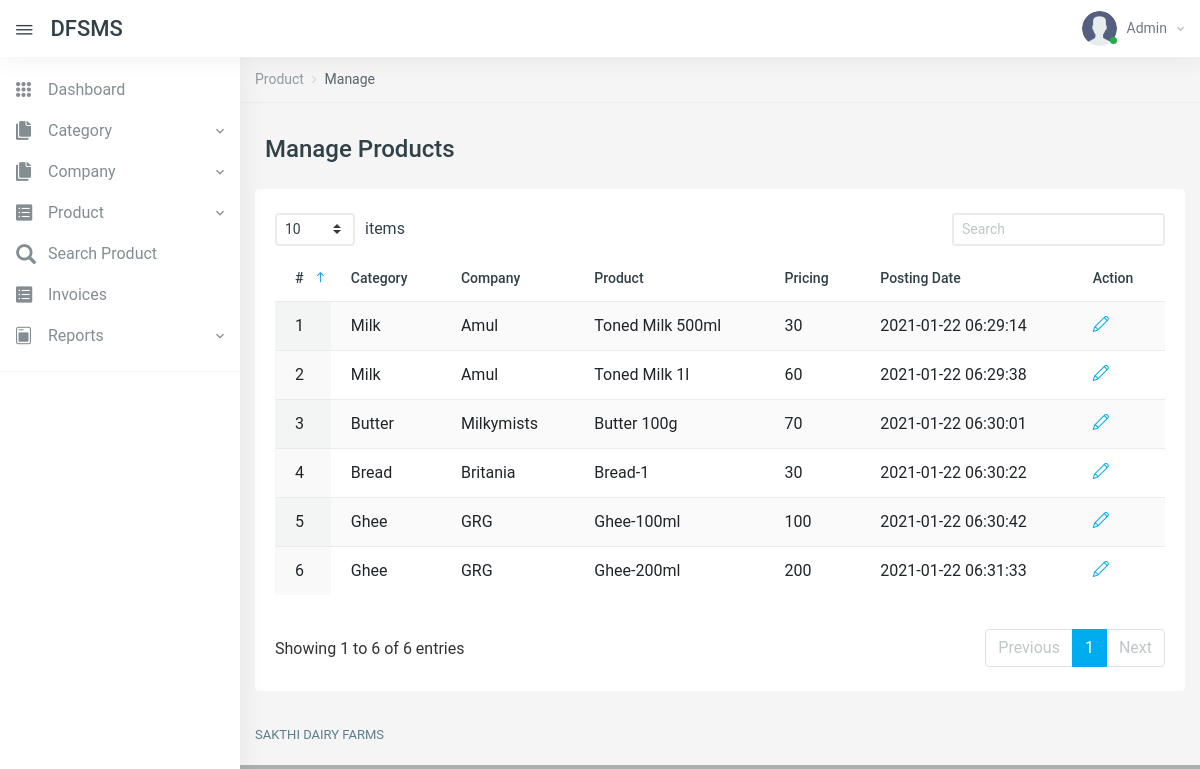
Screenshot of /manage-products.php (signed in) with the database file from the repository.
### tables this page shows
CREATE TABLE IF NOT EXISTS `tblproducts` (
  `id` int(11) NOT NULL AUTO_INCREMENT,
  `CategoryName` varchar(150) DEFAULT NULL,
  `CompanyName` varchar(150) DEFAULT NULL,
  `ProductName` varchar(150) DEFAULT NULL,
  `ProductPrice` int(11) NOT NULL,
  `PostingDate` timestamp NOT NULL DEFAULT CURRENT_TIMESTAMP ON UPDATE CURRENT_TIMESTAMP,
  `UpdationDate` timestamp NULL DEFAULT NULL ON UPDATE CURRENT_TIMESTAMP,
  PRIMARY KEY (`id`)
);

### manage-products.php (the view, shortened to what this page needs)
<?php
include('includes/config.php');
if (strlen($_SESSION['aid']==0)) {
  header('location:logout.php');
  } else{
?>
<!DOCTYPE html>
<html lang="en">
<head>
    <link href="vendors/datatables.net-dt/css/jquery.dataTables.min.css" rel="stylesheet" type="text/css" />
    <link href="vendors/datatables.net-responsive-dt/css/responsive.dataTables.min.css" rel="stylesheet" type="text/css" />
    <link href="vendors/jquery-toggles/css/toggles.css" rel="stylesheet" type="text/css">
    <link href="vendors/jquery-toggles/css/themes/toggles-light.css" rel="stylesheet" type="text/css">
    <link href="dist/css/style.css" rel="stylesheet" type="text/css">
</head>
<body>
	<div class="hk-wrapper hk-vertical-nav">
<?php include_once('includes/navbar.php');
include_once('includes/sidebar.php');
?>
        <div class="hk-pg-wrapper">
            <nav class="hk-breadcrumb" aria-label="breadcrumb">
                <ol class="breadcrumb breadcrumb-light bg-transparent">
<li class="breadcrumb-item"><a href="#">Product</a></li>
<li class="breadcrumb-item active" aria-current="page">Manage</li>
                </ol>
            </nav>
            <div class="container">
<div class="hk-pg-header">
 <h4 class="hk-pg-title"><span class="pg-title-icon"><span class="feather-icon"><i data-feather="database"></i></span></span>Manage Products</h4>
                </div>
                <div class="row">
                    <div class="col-xl-12">
                        <section class="hk-sec-wrapper">
                            <div class="row">
                                <div class="col-sm">
                                    <div class="table-wrap">
                                        <table id="datable_1" class="table table-hover w-100 display pb-30">
                                            <thead>
                                                <tr>
                                                    <th>#</th>
                                                    <th>Category</th>
                                                    <th>Company</th>
                                                    <th>Product</th>
                                                    <th>Pricing</th>
                                                    <th>Posting Date</th>
                                                    <th>Action</th>
                                                </tr>
                                            </thead>
                                            <tbody>
<?php
$rno=mt_rand(10000,99999);
$query=mysqli_query($con,"select * from tblproducts");
$cnt=1;
while($row=mysqli_fetch_array($query))
{
?>
<tr>
<td><?php echo $cnt;?></td>
<td><?php echo $row['CategoryName'];?></td>
<td><?php echo $row['CompanyName'];?></td>
<td><?php echo $row['ProductName'];?></td>
<td><?php echo $row['ProductPrice'];?></td>
<td><?php echo $row['PostingDate'];?></td>
<td>
<a href="edit-product.php?pid=<?php echo base64_encode($row['id'].$rno);?>" class="mr-25" data-toggle="tooltip" data-original-title="Edit"> <i class="icon-pencil"></i></a>
</td>
</tr>
<?php
$cnt++;
} ?>
                                            </tbody>
                                        </table>
                                    </div>
                                </div>
                            </div>
                        </section>
                    </div>
                </div>
            </div>
<?php include_once('includes/footer.php');?>
        </div>
    </div>
</body>
</html>
<?php } ?>

### includes/navbar.php (shortened to what this page needs)
     <nav class="navbar navbar-expand-xl navbar-light fixed-top hk-navbar">
            <a id="navbar_toggle_btn" class="navbar-toggle-btn nav-link-hover" href="javascript:void(0);"><i class="ion ion-ios-menu"></i></a>
            <a class="navbar-brand" href="dashboard.php">DFSMS
            </a>
            <ul class="navbar-nav hk-navbar-content">
                <li class="nav-item dropdown dropdown-authentication">
                    <a class="nav-link dropdown-toggle no-caret" href="#" role="button" data-toggle="dropdown" aria-haspopup="true" aria-expanded="false">
                        <div class="media">
                            <div class="media-img-wrap">
                                <div class="avatar">
                                    <img src="dist/img/user.png" alt="user" class="avatar-img rounded-circle">
                                </div>
                                <span class="badge badge-success badge-indicator"></span>
                            </div>
<?php
$adminid=$_SESSION['aid'];
$query=mysqli_query($con,"select AdminName from tbladmin where id='$adminid'");
$row=mysqli_fetch_array($query);
?>
                            <div class="media-body">
                                <span><?php echo $row['AdminName'];?><i class="zmdi zmdi-chevron-down"></i></span>
                            </div>
                        </div>
                    </a>
                </li>
            </ul>
        </nav>

### includes/sidebar.php (shortened to what this page needs)
        <nav class="hk-nav hk-nav-light">
            <div class="nicescroll-bar">
                <div class="navbar-nav-wrap">
                    <ul class="navbar-nav flex-column">
<li class="nav-item">
<a class="nav-link" href="dashboard.php">
<i class="ion ion-ios-keypad"></i>
<span class="nav-link-text">Dashboard</span>
</a>
</li>
<li class="nav-item">
<a class="nav-link" href="javascript:void(0);" data-toggle="collapse" data-target="#cats_drp">
<i class="ion ion-ios-copy"></i>
<span class="nav-link-text">Category</span></a>
</li>
<li class="nav-item">
<a class="nav-link" href="javascript:void(0);" data-toggle="collapse" data-target="#company_drp">
<i class="ion ion-ios-copy"></i>
<span class="nav-link-text">Company</span></a>
</li>
<li class="nav-item">
<a class="nav-link" href="javascript:void(0);" data-toggle="collapse" data-target="#product_drp">
<i class="ion ion-ios-list-box"></i>
<span class="nav-link-text">Product</span></a>
</li>
<li class="nav-item">
<a class="nav-link" href="search-product.php">
<i class="glyphicon glyphicon-search"></i>
<span class="nav-link-text">Search Product</span>
</a>
</li>
<li class="nav-item">
<a class="nav-link" href="invoices.php">
<i class="ion ion-ios-list-box"></i>
<span class="nav-link-text">Invoices</span>
</a>
</li>
<li class="nav-item">
<a class="nav-link" href="javascript:void(0);" data-toggle="collapse" data-target="#reports_drp">
<i class="ion ion-ios-today"></i>
<span class="nav-link-text">Reports</span></a>
</li>
</ul>
                    <hr class="nav-separator">
                </div>
            </div>
        </nav>

### includes/footer.php
            <div class="hk-footer-wrap container">
                <footer class="footer">
                    <div class="row">
                        <div class="col-md-6 col-sm-12">
<p>SAKTHI DAIRY FARMS</p>
                        </div>
                    </div>
                </footer>
            </div>

### rows the page displays
tblproducts: CategoryName "Milk", CompanyName "Amul", ProductName "Toned Milk 500ml", ProductPrice "30", PostingDate "2021-01-22 06:29:14"
tblproducts: CategoryName "Milk", CompanyName "Amul", ProductName "Toned Milk 1l", ProductPrice "60", PostingDate "2021-01-22 06:29:38"
tblproducts: CategoryName "Butter", CompanyName "Milkymists", ProductName "Butter 100g", ProductPrice "70", PostingDate "2021-01-22 06:30:01"
tblproducts: CategoryName "Bread", CompanyName "Britania", ProductName "Bread-1", ProductPrice "30", PostingDate "2021-01-22 06:30:22"
tblproducts: CategoryName "Ghee", CompanyName "GRG", ProductName "Ghee-100ml", ProductPrice "100", PostingDate "2021-01-22 06:30:42"
tblproducts: CategoryName "Ghee", CompanyName "GRG", ProductName "Ghee-200ml", ProductPrice "200", PostingDate "2021-01-22 06:31:33"

### other values shown
$row['AdminName'] "Admin"
